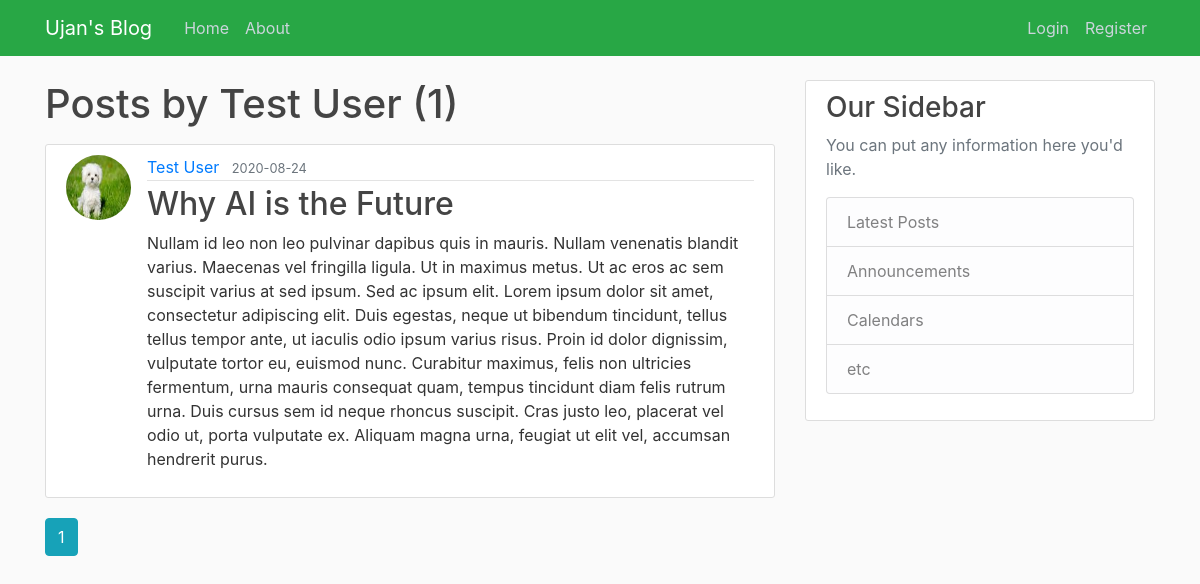
The app's page /user/Test User with its own data.
### flask_website/models.py (models this page shows, shortened)
class User(db.Model, UserMixin):
    id = db.Column(db.Integer, primary_key = True)
    username = db.Column(db.String(20), unique = True, nullable = False) #Max 20 characters
    email = db.Column(db.String(100), unique = True, nullable = False)
    image_file = db.Column(db.String(20), nullable = False, default = 'default.jpg')  # default image
    password = db.Column(db.String(60), nullable = False)
    posts = db.relationship('Post', backref = 'author', lazy = True) # backref allows us to get the author as soon as we have the post, lazy means SQLAlchemy will load the data when needed

class Post(db.Model):
    id = db.Column(db.Integer, primary_key = True)
    title = db.Column(db.String(100), nullable = False)
    date_posted = db.Column(db.DateTime, nullable = False, default = datetime.utcnow)
    content = db.Column(db.Text, nullable = False)
    user_id = db.Column(db.Integer, db.ForeignKey('user.id'), nullable = False) #user is lowercase because we access the column name, not class

### flask_website/users/routes.py (the view)
@users.route('/user/<string:username>')
def user_post(username):
    page = request.args.get('page', 1, type = int)
    user = User.query.filter_by(username = username).first_or_404()
    posts = Post.query.filter_by(author = user)\
        .order_by(Post.date_posted.desc())\
        .paginate(per_page = 4, page = page) #paginate allows us to have certain number of posts per page
    return render_template('user_post.html', posts = posts, user = user)

### flask_website/templates/user_post.html
{% extends "layout.html" %}
{% block content %}
    <h1 class="mb-3">Posts by {{ user.username }} ({{ posts.total }})</h1>
    {% for post in posts.items %}
    <article class="media content-section">
      <img class="rounded-circle article-img" src="{{ url_for('static', filename = 'profile_pics/'+ post.author.image_file) }}">
    <div class="media-body">
      <div class="article-metadata">
        <a class="mr-2" href="{{ url_for('users.user_post', username = post.author.username) }}">{{ post.author.username }}</a>
        <small class="text-muted">{{ post.date_posted.strftime('%Y-%m-%d') }}</small>
      </div>
      <h2><a class="article-title" href="{{ url_for('posts.post', post_id = post.id) }}">{{ post.title }}</a></h2>
      <p class="article-content">{{ post.content }}</p>
    </div>
    </article>
    {% endfor %}
    {% for page_num in posts.iter_pages(left_edge=1, right_edge=1, left_current=1, right_current=2) %}
      {% if page_num %}
        {%  if posts.page==page_num %}
          <a href="{{ url_for('users.user_post', username = user.username, page=page_num) }}" class="btn btn-info mb-4">{{ page_num }}</a>
        {% else %}
          <a href="{{ url_for('users.user_post', username = user.username, page=page_num) }}" class="btn btn-outline-info mb-4">{{ page_num }}</a>
        {% endif %}
      {% else %}
        ...
      {% endif %}
    {% endfor %}
{% endblock content %}

### flask_website/static/main.css (style rules this page uses)
body { background: #fafafa; color: #333333; margin-top: 5rem; }
h1, h2, h3, h4, h5, h6 { color: #444444; }
.content-section { background: #ffffff; padding: 10px 20px; border: 1px solid #dddddd; border-radius: 3px; margin-bottom: 20px; }
.article-title { color: #444444; }
.article-content { white-space: pre-line; }
.article-img { height: 65px; width: 65px; margin-right: 16px; }
.article-metadata { padding-bottom: 1px; margin-bottom: 4px; border-bottom: 1px solid #e3e3e3 }

### records on screen
User: username "Test User"
Post: image_file (picture), author.username "Test User", date_posted "2020-08-24", title "Why AI is the Future", content "Nullam id leo non leo pulvinar dapibus quis in mauris. Nullam venenatis blandit varius. Maecenas vel fringilla ligula. Ut in maximus metus. Ut ac eros ac sem suscipit varius at sed ipsum. Sed ac ipsum elit. Lorem ipsum dolor sit amet, consectetur adipiscing elit. Duis egestas, neque ut bibendum tincidunt, tellus tellus tempor ante, ut iaculis odio ipsum varius risus. Proin id dolor dignissim, vulputate tortor eu, euismod nunc. Curabitur maximus, felis non ultricies fermentum, urna mauris consequat quam, tempus tincidunt diam felis rutrum urna. Duis cursus sem id neque rhoncus suscipit. Cras justo leo, placerat vel odio ut, porta vulputate ex. Aliquam magna urna, feugiat ut elit vel,…"

### other values on screen
{{ posts.total }} "1"
{{ page_num }} "1"
